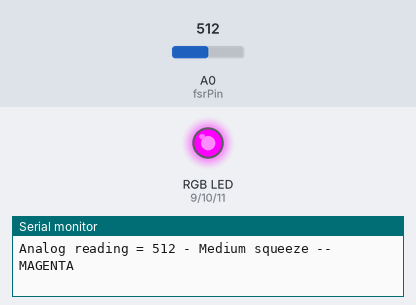
Bench run of a sketch on a simulated Arduino Uno, built with avr-gcc and run on an emulated ATmega328P. On the bench: an RGB LED mixed from three pins (HIGH = lit), the last lines printed to the serial monitor. The inputs (shaded band) are chosen by the test bench; at power-on: A0 (fsrPin) = 512.

Above: at 1.3 s.
1.4 s: A0 (fsrPin) set to 493
At 2.2 s:
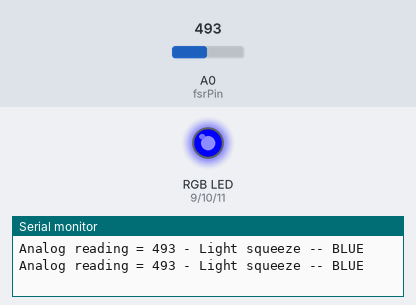
3.0 s: A0 (fsrPin) set to 212
4.5 s: A0 (fsrPin) set to 190
At 5.7 s:
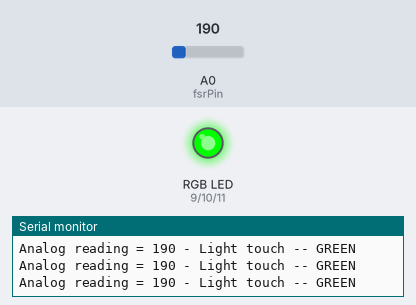
6.0 s: A0 (fsrPin) set to 11
7.5 s: A0 (fsrPin) set to 8
At 8.2 s:
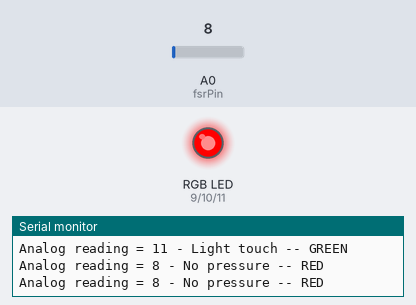
9.0 s: A0 (fsrPin) set to 810
At 9.4 s:
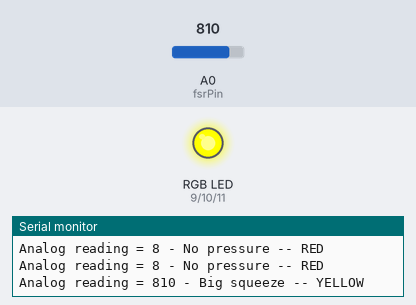
Timing chart, 0 to 11.5 s (numbered marks = the images above; inputs shaded):
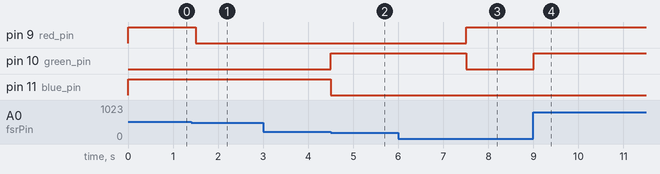

The sketch:

test_fsr.ino
```cpp
int fsrPin = 0;     // the FSR and 10K pulldown are connected to a0
int fsrReading;     // the analog reading from the FSR resistor divider

int red_pin = 9;
int green_pin = 10;
int blue_pin = 11;

void setup(void) {
  Serial.begin(9600);

  pinMode(red_pin, OUTPUT);
  pinMode(green_pin, OUTPUT);
  pinMode(blue_pin, OUTPUT);
}

void loop(void) {
  fsrReading = analogRead(fsrPin);

  Serial.print("Analog reading = ");
  Serial.print(fsrReading);     // print the raw analog reading

  if (fsrReading < 10) {
    Serial.println(" - No pressure -- RED");
    RGB_color(255, 0, 0); //Red
    delay(500);
  } else if (fsrReading < 200) {
    Serial.println(" - Light touch -- GREEN");
    RGB_color(0, 255, 0); //Green
    delay(500);
  } else if (fsrReading < 500) {
    Serial.println(" - Light squeeze -- BLUE");
    RGB_color(0, 0, 255); //Blue
    delay(500);
  } else if (fsrReading < 800) {
    Serial.println(" - Medium squeeze -- MAGENTA");
    RGB_color(255, 0, 255); // Magenta
    delay(500);
  } else {
    Serial.println(" - Big squeeze -- YELLOW");
    RGB_color(255, 255, 0); //Yellow
    delay(500);
  }
  //delay(1000);
}

void RGB_color(int red_light_value, int green_light_value, int blue_light_value)
 {
  analogWrite(red_pin, red_light_value);
  analogWrite(green_pin, green_light_value);
  analogWrite(blue_pin, blue_light_value);
}
```

Measured:
- the behaviour switches between 500 and 499 on A0 (fsrPin) (found by bisection; images 0 and 1)
- the behaviour switches between 200 and 199 on A0 (fsrPin) (found by bisection; images 1 and 2)
- the behaviour switches between 10 and 9 on A0 (fsrPin) (found by bisection; images 2 and 3)
- after the input at 1.4 s, pin 9 (red_pin): HIGH → LOW after 0.10 s
- after the input at 4.5 s, pin 10 (green_pin): LOW → HIGH at once; pin 11 (blue_pin): HIGH → LOW at once
- after the input at 7.5 s, pin 9 (red_pin): LOW → HIGH at once; pin 10 (green_pin): HIGH → LOW at once
- after the input at 9.0 s, pin 10 (green_pin): LOW → HIGH at once
